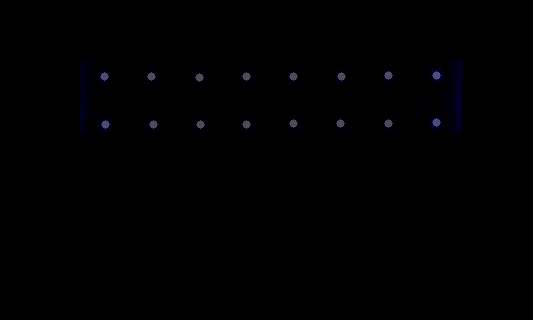
#> input picture Photos/ROI_image.png, 533 x 320 px
$ jupyter execute merge.ipynb
#> lines starting #> are read from the running program, lines starting #| are printed output that depends on the picture; after the words box and inside, x2 and y2 are one past the last pixel; in counts of white or black regions, pixels touching at a corner belong together
[cell 1]
#!/usr/bin/python
# -*- coding: UTF-8 -*-
import cv2
import numpy as np
import os
from PIL import Image
from IPython.display import Image as IMG
global roi_src
global well_src

[cell 2]
if not os.path.isdir('./save'):
    print("Directory 'save' does not exist.")
    os.mkdir('./save')
    print("Directory 'save' is exist.")

[cell 3]
#color define
color_dict = {"black": [0, 0, 0],
              "red": [0, 0, 255]}

[cell 4]
roi_src = "Photos/ROI_image.png"
well_src = "Photos/result_well.png"

[cell 5]
def gray2rgb(gray,color_dict):
    rgb_image = np.zeros(shape=(*gray.shape, 3))
    # To color
    for i in range(rgb_image.shape[0]):
        for j in range(rgb_image.shape[1]):
            if gray[i, j] < 127:
                rgb_image[i, j, :] = color_dict["black"]
            else:
                rgb_image[i, j, :] = color_dict["red"]

    return rgb_image.astype(np.uint8)

[cell 6]
def addImage():
    well = cv2.imread(well_src)
    roi_r = cv2.imread("Photos/ROI_image_new.png")

    h, w, _ = well.shape

    img = cv2.resize(roi_r, (w,h))

    alpha = 0.5
    beta = 1-alpha
    gamma = 1
    merge = cv2.addWeighted(well, alpha, img, beta, gamma)

    cv2.imwrite("save/merge_finish.png",merge)
    print("-"*20+"New ROI"+"-"*20)
    display(IMG("Photos/ROI_image_new.png"))
    print("-"*20+"Merge Finish"+"-"*20)
    display(IMG("Photos/merge_finish.png"))

[cell 7]
def main():
    roi= cv2.imread(roi_src,0)
#> roi: shape (320, 533); min 0, max 84, mean 0.4
    print("-"*20+"well"+"-"*20)
    display(IMG(well_src))
    print("-"*20+"ROI"+"-"*20)
    display(IMG(roi_src))
    ret, th = cv2.threshold(roi, 70, 255, cv2.THRESH_BINARY)
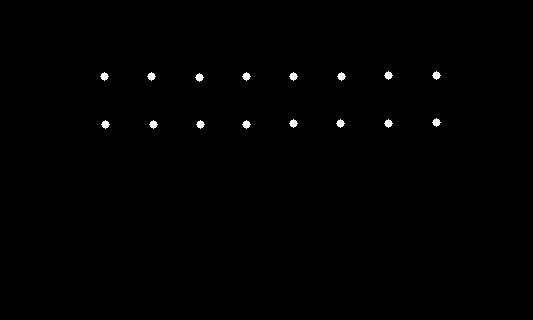
#> th: shape (320, 533); 0.46% white; 16 white regions, largest, box (x1, y1, x2, y2) and area: (384, 71, 393, 80) 49, (432, 71, 441, 80) 49, (100, 72, 109, 81) 49
    new_roi = gray2rgb(th, color_dict)
    cv2.imwrite("Photos/ROI_image_new.png",new_roi)
    addImage()
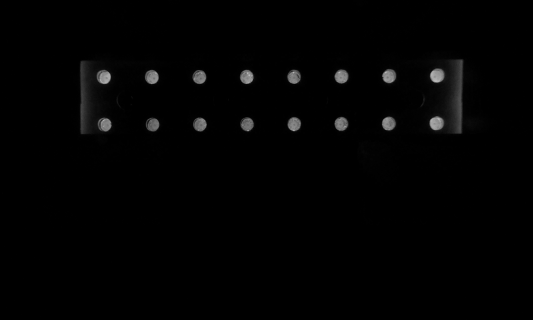
#> input picture Photos/result_well.png, 533 x 320 px
#> in addImage, well is the input picture: shape (320, 533, 3); min 0, max 184, mean 2.5
